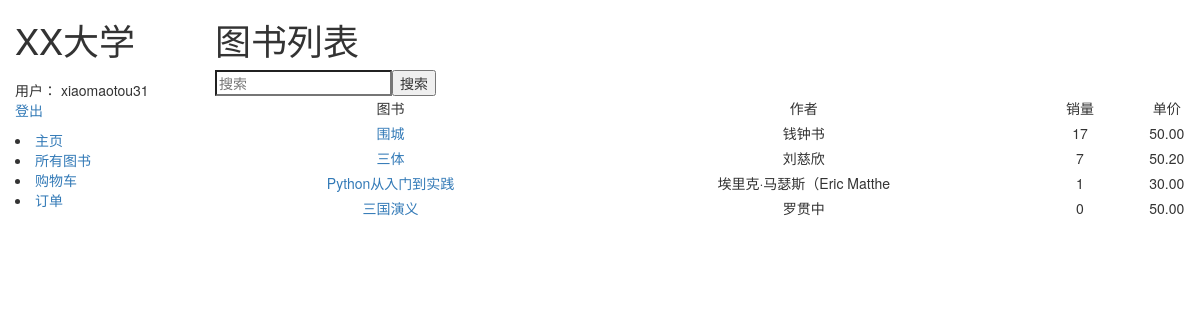
Page /catalog/books/ (signed in) on the committed database.
### catalog/models.py (models this page shows, shortened)
class Book(models.Model):
    book_name = models.CharField(verbose_name="书名", max_length=20, help_text="Enter book name")
    isbn = models.CharField(verbose_name="ISBN号", max_length=13, help_text="请输入13位ISBN号")
    author = models.CharField(verbose_name="作者", max_length=20, help_text="请输入作者名")
    language = models.CharField(verbose_name="语言", max_length=20, help_text="请输入该书使用语言", default="中文")
    publishing_house = models.CharField(verbose_name="出版商", max_length=20, help_text="请输入出版商")
    publication_date = models.DateField(verbose_name="出版日期", help_text="请输入出版日期")
    summary = models.TextField(verbose_name="简介", max_length=1000, help_text="请输入介绍", null=True, blank=True)
    wholesale_price = models.DecimalField(verbose_name="进货价", max_digits=5, decimal_places=2, help_text="进货价")
    selling_price = models.DecimalField(verbose_name="销售价", max_digits=5, decimal_places=2, help_text="销售价")
    book_type = models.ManyToManyField(BookType)
    book_image = models.ImageField(verbose_name="缩略图", upload_to="book_image")
    sales_volume = models.IntegerField(verbose_name="销量", help_text="销量", default=0)
    def get_absolute_url(self):
        return reverse('book-detail', args=[str(self.id)])
    def display_type(self):
        return ', '.join([genre.name for genre in self.book_type.all()[:3]])
    display_type.short_description = '类型'
    class Meta:
        verbose_name = "图书"
        verbose_name_plural = "图书"

### catalog/views.py (the view)
# urls.py: path('books/', views.BookListView.as_view(), name='books'),
class BookListView(generic.ListView):
    model = Book
    paginate_by = 10
    def get_queryset(self):
        return Book.objects.all().order_by("-sales_volume")

### catalog/templates/catalog/book_list.html (shortened to what this page needs)
{% extends "base_generic.html" %}
{% block content %}
    <h1>图书列表</h1>
    <table>
        <tr>
            <form role="search" method="get" id="searchform" action="{% url 'book_search' %}">
                <input type="search" name="keyword" placeholder="搜索">
            <button type="submit">搜索</button>
            </form>
        </tr>
    </table>
    {% if book_list %}
        <table style=" width: 1000px; min-height: 25px; line-height: 25px; text-align: center; border-color:#b6ff00; border-collapse: collapse;">
            <tr>
                <td>图书</td>
                <td>作者</td>
                <td>销量</td>
                <td>单价</td>
            </tr>
            {% for book in book_list %}
                <tr>
                    <td><a href="{{ book.get_absolute_url }}">{{ book.book_name }}</a></td>
                    <td>{{ book.author }}</td>
                    <td>{{ book.sales_volume }}</td>
                    <td class="selling_price">{{ book.selling_price }}</td>
                </tr>
            {% endfor %}
        </table>
    {% else %}
        <p>这里没有图书%>_<%.</p>
    {% endif %}
{% endblock %}

### catalog/templates/base_generic.html (shortened to what this page needs)
<!DOCTYPE html>
<html>
<head>
    <link rel="stylesheet" href="https://maxcdn.bootstrapcdn.com/bootstrap/3.3.7/css/bootstrap.min.css">
    {% load static %}
    <link rel="stylesheet" href="{% static 'css/styles.css' %}">
</head>
<body>
<div class="container-fluid">
    <div class="row">
        <div class="col-sm-2">
            {% block sidebar %}
                <h1>XX大学</h1>
                <ul class="sidebar-nav">
                    {% if user.is_authenticated %}
                        <li>用户： {{ user.get_username }}</li>
                        <li><a href="{% url 'logout' %}?next={{ request.path }}">登出</a></li>
                    {% else %}
                        <li><a href="{% url 'login' %}?next={{ request.path }}">登入</a></li>
                    {% endif %}
                </ul>
                <li><a href="{% url 'index' %}">主页</a></li>
                <li><a href="{% url 'books' %}">所有图书</a></li>
                <li><a href="{% url 'cart' %}">购物车</a></li>
                <li><a href="{% url 'orders' %}">订单</a> </li>
            {% endblock %}
        </div>
        <div class="col-sm-10 ">
            {% block content %}{% endblock %}
        </div>
    </div>
</div>
</body>
</html>

### catalog/templates/css/styles.css (style rules this page uses)
.sidebar-nav { margin-top: 20px; padding: 0; list-style: none; }

### rows in the picture
Book: book_name "围城", author "钱钟书", sales_volume "17", selling_price "50.00"
Book: book_name "三体", author "刘慈欣", sales_volume "7", selling_price "50.20"
Book: book_name "Python从入门到实践", author "埃里克·马瑟斯（Eric Matthe", sales_volume "1", selling_price "30.00"
Book: book_name "三国演义", author "罗贯中", sales_volume "0", selling_price "50.00"

### other values in the picture
{{ user.get_username }} "xiaomaotou31"
